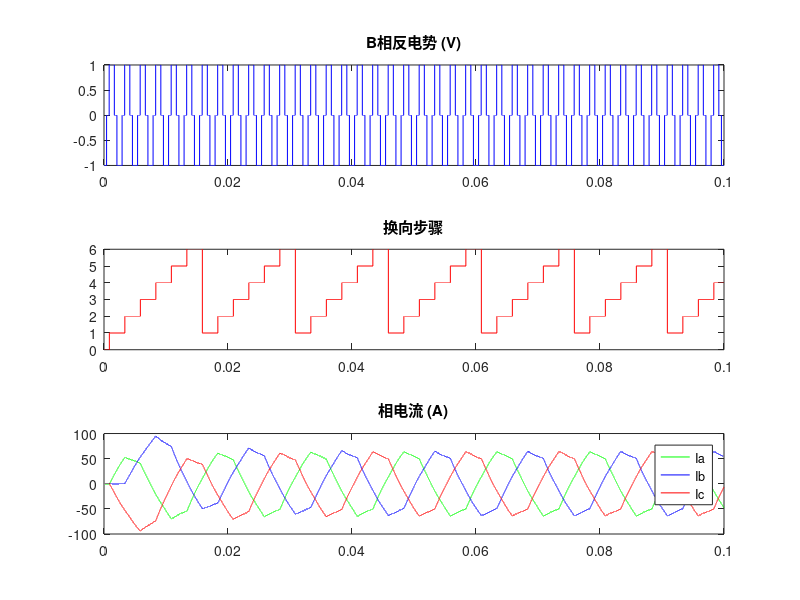

Recreate this plot in MATLAB.
%% 无传感器的六步换向控制（完整代码）
clc; clear; close all;

% 电机参数
PolePairs = 4;       % 极对数
Vdc = 24;            % 直流母线电压 (V)
R = 0.1;             % 相电阻 (Ω)
L = 0.001;           % 相电感 (H)
Ke = 0.01;           % 反电势系数 (V/(rad/s))
J = 0.001;           % 转动惯量 (kg·m²)
B = 0.001;           % 阻尼系数 (N·m·s/rad)
TL = 0;              % 负载转矩 (N·m)

% 仿真参数
Ts = 1e-6;           % 仿真步长 (s)
Tfinal = 0.1;        % 总仿真时间 (s)
t = 0:Ts:Tfinal;

% 初始化变量
theta_e = zeros(size(t));    % 电角度 (rad)
omega_e = zeros(size(t));    % 电角速度 (rad/s)
Ia = zeros(size(t));         % 相电流 (A)
Ib = zeros(size(t));
Ic = zeros(size(t));
Te = zeros(size(t));         % 电磁转矩 (N·m)
BEMF_A = zeros(size(t));     % 反电势 (V)
BEMF_B = zeros(size(t));
BEMF_C = zeros(size(t));
CommutationStep = zeros(size(t)); % 换向步骤 (0-5)
ZCD_Detected = zeros(size(t));    % 过零检测标志

% 反电势模型 (理想梯形波)
BEMF_Amplitude = Ke * 100; % 假设转速 100 rad/s
for k = 1:length(t)
    theta_e(k) = 2*pi*PolePairs*100*t(k); % 电角度
    phase = mod(theta_e(k), 2*pi);
    
    % 生成梯形反电势（完整6步）
    if phase < pi/3
        BEMF_A(k) = BEMF_Amplitude;
        BEMF_B(k) = -BEMF_Amplitude;
        BEMF_C(k) = 0;
    elseif phase < 2*pi/3
        BEMF_A(k) = BEMF_Amplitude;
        BEMF_B(k) = 0;
        BEMF_C(k) = -BEMF_Amplitude;
    elseif phase < pi
        BEMF_A(k) = 0;
        BEMF_B(k) = BEMF_Amplitude;
        BEMF_C(k) = -BEMF_Amplitude;
    elseif phase < 4*pi/3
        BEMF_A(k) = -BEMF_Amplitude;
        BEMF_B(k) = BEMF_Amplitude;
        BEMF_C(k) = 0;
    elseif phase < 5*pi/3
        BEMF_A(k) = -BEMF_Amplitude;
        BEMF_B(k) = 0;
        BEMF_C(k) = BEMF_Amplitude;
    else
        BEMF_A(k) = 0;
        BEMF_B(k) = -BEMF_Amplitude;
        BEMF_C(k) = BEMF_Amplitude;
    end
end

% 过零检测与换向逻辑
ZCD_Threshold = 0.1;         % 过零检测阈值 (V)
CommutationDelay = 30e-6;    % 换向延迟补偿 (30 μs)

for k = 2:length(t)
    % 检测B相反电势过零点
    if (BEMF_B(k-1) < ZCD_Threshold) && (BEMF_B(k) >= ZCD_Threshold)
        [~, idx] = min(abs(t - (t(k) + CommutationDelay)));
        if idx <= length(CommutationStep)
            CommutationStep(idx:end) = mod(CommutationStep(idx), 6) + 1;
            ZCD_Detected(k) = 1;
        end
    end
    
    % 根据换向步骤选择导通相
    State = CommutationStep(k);
    switch State
        case 1 % A+ B- C off
            Vab = Vdc;
            Vbc = 0;
        case 2 % A+ C- B off
            Vab = 0;
            Vbc = Vdc;
        case 3 % B+ C- A off
            Vab = -Vdc;
            Vbc = Vdc;
        case 4 % B+ A- C off
            Vab = -Vdc;
            Vbc = 0;
        case 5 % C+ A- B off
            Vab = 0;
            Vbc = -Vdc;
        case 6 % C+ B- A off
            Vab = Vdc;
            Vbc = -Vdc;
        otherwise
            Vab = 0;
            Vbc = 0;
    end
    
    % 电机动态方程
    dIa = (Vab - R*Ia(k-1) - BEMF_A(k)) / L * Ts;
    dIb = (Vbc - R*Ib(k-1) - BEMF_B(k)) / L * Ts;
    dIc = (-Vab - Vbc - R*Ic(k-1) - BEMF_C(k)) / L * Ts;
    
    Ia(k) = Ia(k-1) + dIa;
    Ib(k) = Ib(k-1) + dIb;
    Ic(k) = Ic(k-1) + dIc;
    
    % 计算电磁转矩
    Te(k) = (Ke * (Ia(k) + Ib(k) + Ic(k))) / PolePairs;
    
    % 更新转速和角度
    omega_e(k) = omega_e(k-1) + (Te(k) - B*omega_e(k-1) - TL)/J * Ts;
    theta_e(k) = theta_e(k-1) + omega_e(k) * Ts;
end

% 绘图
figure;
subplot(3,1,1);
plot(t, BEMF_B, 'b'); title('B相反电势 (V)');
subplot(3,1,2);
stairs(t, CommutationStep, 'r'); title('换向步骤');
subplot(3,1,3);
plot(t, Ia, 'g', t, Ib, 'b', t, Ic, 'r'); 
title('相电流 (A)'); legend('Ia', 'Ib', 'Ic');